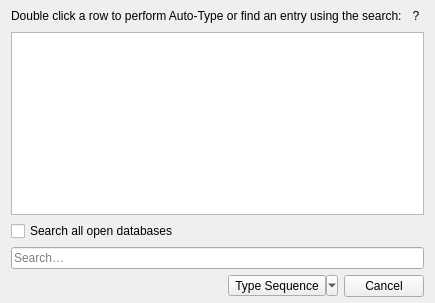
<?xml version="1.0" encoding="UTF-8"?>
<ui version="4.0">
 <class>AutoTypeSelectDialog</class>
 <widget class="QDialog" name="AutoTypeSelectDialog">
  <property name="geometry">
   <rect>
    <x>0</x>
    <y>0</y>
    <width>418</width>
    <height>303</height>
   </rect>
  </property>
  <property name="windowTitle">
   <string>Auto-Type - KeePassXC</string>
  </property>
  <layout class="QVBoxLayout" name="verticalLayout">
   <property name="topMargin">
    <number>6</number>
   </property>
   <property name="bottomMargin">
    <number>6</number>
   </property>
   <item>
    <layout class="QHBoxLayout" name="horizontalLayout_3">
     <item>
      <widget class="QLabel" name="label">
       <property name="text">
        <string>Double click a row to perform Auto-Type or find an entry using the search:</string>
       </property>
      </widget>
     </item>
     <item>
      <spacer name="horizontalSpacer_3">
       <property name="orientation">
        <enum>Qt::Horizontal</enum>
       </property>
       <property name="sizeHint" stdset="0">
        <size>
         <width>40</width>
         <height>20</height>
        </size>
       </property>
      </spacer>
     </item>
     <item>
      <widget class="QToolButton" name="helpButton">
       <property name="cursor">
        <cursorShape>PointingHandCursor</cursorShape>
       </property>
       <property name="focusPolicy">
        <enum>Qt::NoFocus</enum>
       </property>
       <property name="toolTip">
        <string>&lt;p&gt;You can use advanced search queries to find any entry in your open databases. The following shortcuts are useful:&lt;br/&gt;
Ctrl+F - Toggle database search&lt;br/&gt;
Ctrl+1 - Type username&lt;br/&gt;
Ctrl+2 - Type password&lt;br/&gt;
Ctrl+3 - Type TOTP&lt;br/&gt;
Ctrl+4 - Use Virtual Keyboard (Windows Only)&lt;/p&gt;</string>
       </property>
       <property name="styleSheet">
        <string notr="true">QToolButton {
	border: none;
	background: none;
}</string>
       </property>
       <property name="text">
        <string notr="true">?</string>
       </property>
      </widget>
     </item>
    </layout>
   </item>
   <item>
    <widget class="AutoTypeMatchView" name="view">
     <property name="sizePolicy">
      <sizepolicy hsizetype="Expanding" vsizetype="MinimumExpanding">
       <horstretch>0</horstretch>
       <verstretch>0</verstretch>
      </sizepolicy>
     </property>
     <property name="minimumSize">
      <size>
       <width>0</width>
       <height>175</height>
      </size>
     </property>
     <property name="cursor" stdset="0">
      <cursorShape>PointingHandCursor</cursorShape>
     </property>
     <property name="tabKeyNavigation">
      <bool>false</bool>
     </property>
     <property name="showDropIndicator" stdset="0">
      <bool>false</bool>
     </property>
     <property name="alternatingRowColors">
      <bool>true</bool>
     </property>
     <property name="selectionMode">
      <enum>QAbstractItemView::SingleSelection</enum>
     </property>
     <property name="selectionBehavior">
      <enum>QAbstractItemView::SelectRows</enum>
     </property>
     <property name="sortingEnabled">
      <bool>true</bool>
     </property>
     <attribute name="horizontalHeaderShowSortIndicator" stdset="0">
      <bool>true</bool>
     </attribute>
     <attribute name="horizontalHeaderStretchLastSection">
      <bool>true</bool>
     </attribute>
     <attribute name="verticalHeaderVisible">
      <bool>false</bool>
     </attribute>
    </widget>
   </item>
   <item>
    <widget class="QWidget" name="buttonBox_2" native="true">
     <layout class="QHBoxLayout" name="horizontalLayout_2">
      <property name="spacing">
       <number>10</number>
      </property>
      <property name="leftMargin">
       <number>0</number>
      </property>
      <property name="topMargin">
       <number>0</number>
      </property>
      <property name="rightMargin">
       <number>0</number>
      </property>
      <property name="bottomMargin">
       <number>0</number>
      </property>
      <item>
       <widget class="QCheckBox" name="searchCheckBox">
        <property name="text">
         <string>Search all open databases</string>
        </property>
       </widget>
      </item>
      <item>
       <spacer name="horizontalSpacer">
        <property name="orientation">
         <enum>Qt::Horizontal</enum>
        </property>
        <property name="sizeHint" stdset="0">
         <size>
          <width>40</width>
          <height>20</height>
         </size>
        </property>
       </spacer>
      </item>
     </layout>
    </widget>
   </item>
   <item>
    <widget class="QLineEdit" name="search">
     <property name="sizePolicy">
      <sizepolicy hsizetype="MinimumExpanding" vsizetype="Fixed">
       <horstretch>0</horstretch>
       <verstretch>0</verstretch>
      </sizepolicy>
     </property>
     <property name="minimumSize">
      <size>
       <width>400</width>
       <height>0</height>
      </size>
     </property>
     <property name="placeholderText">
      <string>Search…</string>
     </property>
     <property name="clearButtonEnabled">
      <bool>true</bool>
     </property>
    </widget>
   </item>
   <item>
    <layout class="QHBoxLayout" name="horizontalLayout">
     <item>
      <spacer name="horizontalSpacer_2">
       <property name="orientation">
        <enum>Qt::Horizontal</enum>
       </property>
       <property name="sizeHint" stdset="0">
        <size>
         <width>40</width>
         <height>20</height>
        </size>
       </property>
      </spacer>
     </item>
     <item>
      <widget class="QToolButton" name="action">
       <property name="text">
        <string>Type Sequence</string>
       </property>
       <property name="popupMode">
        <enum>QToolButton::MenuButtonPopup</enum>
       </property>
      </widget>
     </item>
     <item>
      <widget class="QPushButton" name="cancelButton">
       <property name="text">
        <string>Cancel</string>
       </property>
       <property name="autoDefault">
        <bool>false</bool>
       </property>
      </widget>
     </item>
    </layout>
   </item>
  </layout>
 </widget>
 <customwidgets>
  <customwidget>
   <class>AutoTypeMatchView</class>
   <extends>QTableView</extends>
   <header>autotype/AutoTypeMatchView.h</header>
  </customwidget>
 </customwidgets>
 <tabstops>
  <tabstop>view</tabstop>
  <tabstop>searchCheckBox</tabstop>
  <tabstop>search</tabstop>
 </tabstops>
 <resources>
  <include location="../../share/icons/icons.qrc"/>
 </resources>
 <connections/>
</ui>
